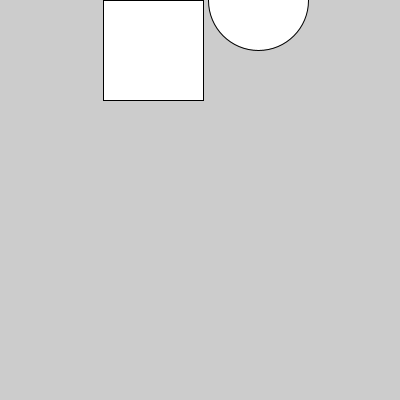
Frame 1 (no input)
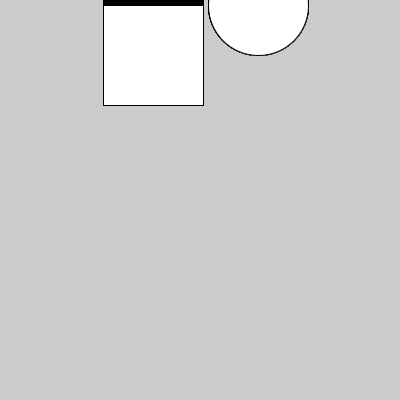
Frame 60 (the mouse pressed at the canvas centre just before this capture)
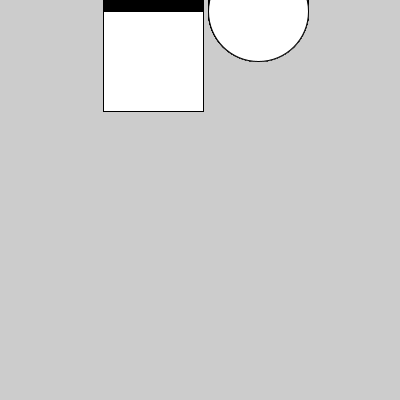
Frame 120 (the mouse held since frame 60 and released just before this capture)

The Processing sketch that drew these frames (run headless with seeded random() and noise(); from frame 60 on, the mouse is pressed at the canvas centre):

// Processing sketch: aula12_grupo02_exercicio07
// ── aula12_grupo02_exercicio07.pde
Filha filha;
Filho filho;
void setup(){
size(400,400);
filha = new Filha();
filho = new Filho();
}
void draw(){
filha.desenho();
filho.desenho();
filha.animacao();
filho.animacao();
}

// ── filha.pde
class Filha extends Mae{

  Filha(){
  
  }
  void desenho(){
    ellipse(x,y,100,100);
  }
}

// ── filho.pde
class Filho extends Mae{

  Filho(){
  
  }
  void desenho(){
    rect(x,y,100,100);
  }
}

// ── pai.pde
class Mae{
  float x;
  float y;
  Mae(){
    x= random(0,400);
    y= 0;
  }
  void desenho(){
  }
  void animacao(){
    y = y+0.1;
  }
}
